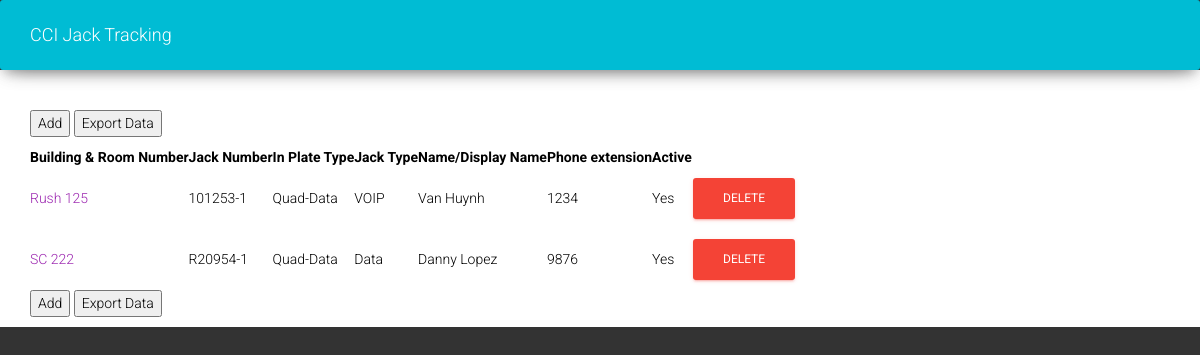
Before: /jack/ with the older database file.
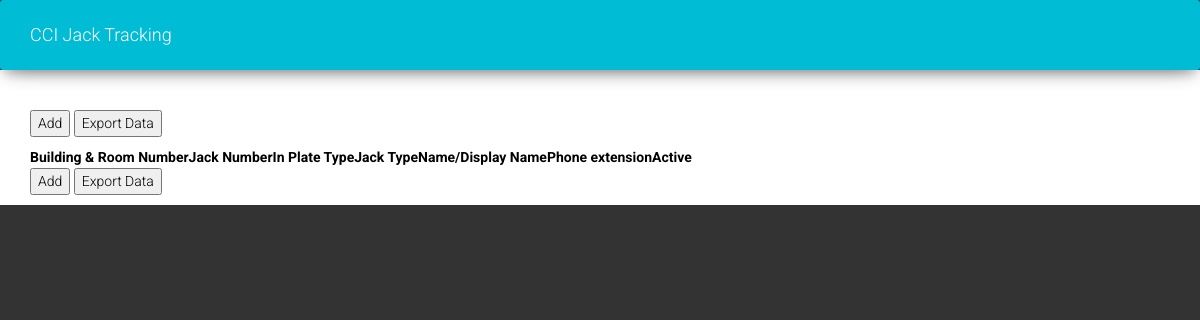
After: the same page with the newer database file.
### jack/models.py (models this page shows)
class JackInfo(models.Model):
    building_name = models.ForeignKey('BuildingName', related_name='building_name', blank=True, null=True)
    room_number = models.CharField(max_length=100, blank=True, null=True)
    port_number = models.CharField(max_length=100, blank=True, null=True)
    in_plate_type = models.ForeignKey('InPlateType', related_name='in_plate_type', blank=True, null=True)
    jack_type = models.ForeignKey('JackType', related_name='jack_type', blank=True, null=True)
    display_name = models.CharField(max_length=100, blank=True, null=True)
    phone_extension = models.CharField(max_length=100, blank=True, null=True)
    active = models.ForeignKey('Active', related_name='active', blank=True, null=True)

class BuildingName(models.Model):
    name = models.CharField(max_length=50, blank=False)
    def __str__(self):
        return self.name

class InPlateType(models.Model):
    name = models.CharField(max_length=50, blank=True)
    def __str__(self):
        return self.name

class JackType(models.Model):
    name = models.CharField(max_length=50, blank=True)
    def __str__(self):
        return self.name

class Active(models.Model):
    name = models.CharField(max_length=3, blank=True)
    def __str__(self):
        return self.name

### jack/views.py (the view)
def index(request):
    jacks = JackInfo.objects.all()
    context = {
        'jacks': jacks,
    }
    return render(request, 'jack/index.html', context)

### jack/templates/jack/index.html (shortened to what this page needs)
{% extends "base.html" %}
{% load staticfiles %}
{% block content %}
<link href="//cdn.datatables.net/1.10.12/css/jquery.dataTables.min.css" rel="stylesheet">
<div title="buttons">
    <p>
        <button type="button" onclick="window.location='add'" align="right">Add</button>
        <button type="button" onclick="window.location='export'" align="right">Export Data</button></p>
</div>
<table id="JackTable" class="display">
    <thead>
        <tr class="noExl">
            <th>Building & Room Number</th>
            <th>Jack Number</th>
            <th>In Plate Type</th>
            <th>Jack Type</th>
            <th>Name/Display Name</th>
            <th>Phone extension</th>
            <th>Active</th>
            <th class="text-right"></th>
        </tr>
    </thead>
    <tbody>
        {% for p in jacks %}
            <tr>
                <td>
                    <a href="{% url 'editjack' p.id %}">{{ p.building_name }} {{ p.room_number }}</a>
                </td>
                <td>
                    {{ p.port_number }}
                </td>
                <td>
                    {{ p.in_plate_type }}
                </td>
                <td>
                    {{ p.jack_type }}
                </td>
                <td>
                    {{ p.display_name }}
                </td>
                <td>
                    {{ p.phone_extension }}
                </td>
                <td>
                    {{ p.active }}
                </td>
                <td>
                    <a href="{% url 'deletejack' p.id %}" onclick="return confirm('Are you sure you want to delete this?')" class="btn btn-danger confirm-delete">Delete</a>
                </td>
            </tr>
        {% endfor %}
    </tbody>
</table>
<div title="buttons">
    <p>
        <button type="button" onclick="window.location='add'" align="right">Add</button>
        <button type="button" onclick="window.location='export'" align="right">Export Data</button></p>
</div>
{% endblock %}

### templates/base.html (shortened to what this page needs)
{% load staticfiles %}
<!doctype html>
<html lang="en">
<head>
	<link rel="stylesheet" href="https://maxcdn.bootstrapcdn.com/font-awesome/latest/css/font-awesome.min.css" />
	<link href="{% static 'mk/css/bootstrap.min.css' %}" rel="stylesheet" />
	<link href="{% static 'mk/css/material-kit.css' %}" rel="stylesheet" />
	<link href="{% static 'css/main.css' %}" rel="stylesheet" />
</head>
<body class="inverse">
	<nav class="navbar navbar-info navbar-static-top" role="navigation">
		<div class="container">
			<div class="navbar-header">
				<a href="{% url 'jack'%}" class="navbar-brand" href="#">CCI Jack Tracking</a>
			</div>
		</div>
	</nav>
	<div class="wrapper">
		<div class="main">
			<div class="container">
				{% block content %} {% endblock %}
			</div>
		</div>
	</div>
</body>
</html>

### static/css/main.css (style rules this page uses)
body.inverse, body.inverse .form-control { color: #000 !important; }
.navbar { margin-bottom:0 !important; }
.main { padding-top: 40px; }

Changed rows visible on the page:
removed JackInfo: building_name "Rush", room_number "125", port_number "101253-1", in_plate_type "Quad-Data", jack_type "VOIP", display_name "Van Huynh", phone_extension "1234", active "Yes"
removed JackInfo: building_name "SC", room_number "222", port_number "R20954-1", in_plate_type "Quad-Data", jack_type "Data", display_name "Danny Lopez", phone_extension "9876", active "Yes"
